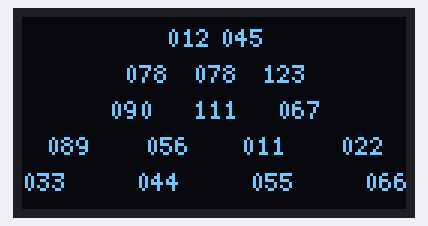
The sketch below on a simulated Arduino Uno, built with avr-gcc and run on an emulated ATmega328P. On the bench: 128×64 one-colour display.

Above: at 0.6 s.

The sketch:

oled_screen_analog_ouput.ino
```cpp
#include <Wire.h>
#include <U8g2lib.h>

U8G2_SH1106_128X64_NONAME_1_HW_I2C u8g2(U8G2_R0, U8X8_PIN_NONE);

int sensor[16] = {
  12, 45, 78, 78,
  123, 90,
  111, 67,
  89, 56,
  11, 22, 33, 44, 55, 66
};

const int W = 128;
const int rows = 5;

int rowCount[5] = {2, 3, 3, 4, 4};
int rowH = 12;

void drawCentered(int xCenter, int y, const char* txt) {
  int w = u8g2.getStrWidth(txt);
  int x = xCenter - (w / 2);

  if (x < 0) x = 0;
  if (x + w > W) x = W - w;

  u8g2.drawStr(x, y, txt);
}

void setup() {
  u8g2.begin();
}

void loop() {

  u8g2.firstPage();
  do {

    u8g2.setFont(u8g2_font_5x7_tr);

    int index = 0;

    for (int r = 0; r < rows; r++) {

      int items = rowCount[r];
      int y = 10 + r * rowH;

      int center = W / 2;

      int spacing = 18 + r * 5;

      for (int c = 0; c < items; c++) {

        int dataIndex = index % 16;

        int offset = (c - (items - 1) / 2.0) * spacing;

        int x = center + offset;

        char buf[5];
        sprintf(buf, "%03d", sensor[dataIndex]);

        drawCentered(x, y, buf);

        index++;
      }
    }

  } while (u8g2.nextPage());

  delay(100);
}
```
